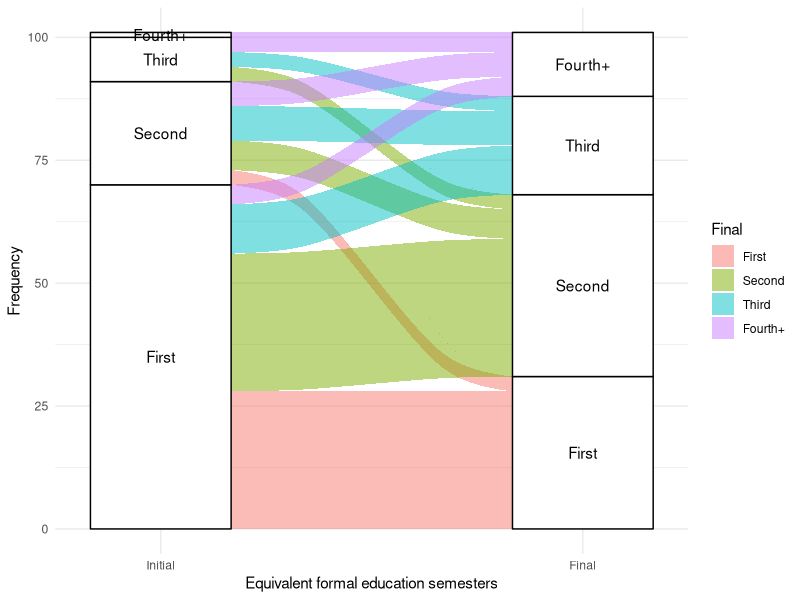

Here is the R script that generated this plot:
## ---- chunk 1
# Load necessary libraries
library(tidyverse) # Includes ggplot2
library(ggalluvial)
library(knitr)

# Input data

data <- data.frame(
  Initial = rep(c("First", "Second", "Third", "Fourth+"), each = 4),
  Final = rep(c("First", "Second", "Third", "Fourth+"), 4), 
  Frequency = c(28, 28, 10, 4, 3, 6, 7, 5,	0, 3, 3, 3, 0, 0, 0, 1)
) %>% 
  mutate(
    Initial = factor(Initial, levels = c("First", "Second", "Third", "Fourth+")),
    Final = factor(Final, levels = c("First", "Second", "Third", "Fourth+"))
  )

head(data)

## ---- chunk 2
data %>% 
ggplot(aes(axis1 = fct_rev(Initial), axis2 = fct_rev(Final),
           y = Frequency)) +
  scale_x_discrete(limits = c("Initial", "Final"), expand = c(.2, .05)) +
  geom_alluvium(aes(fill = Final)) +
  geom_stratum() +
  geom_text(stat = "stratum", aes(label = after_stat(stratum))) +
  theme_minimal() +
  labs(x = "Equivalent formal education semesters")
